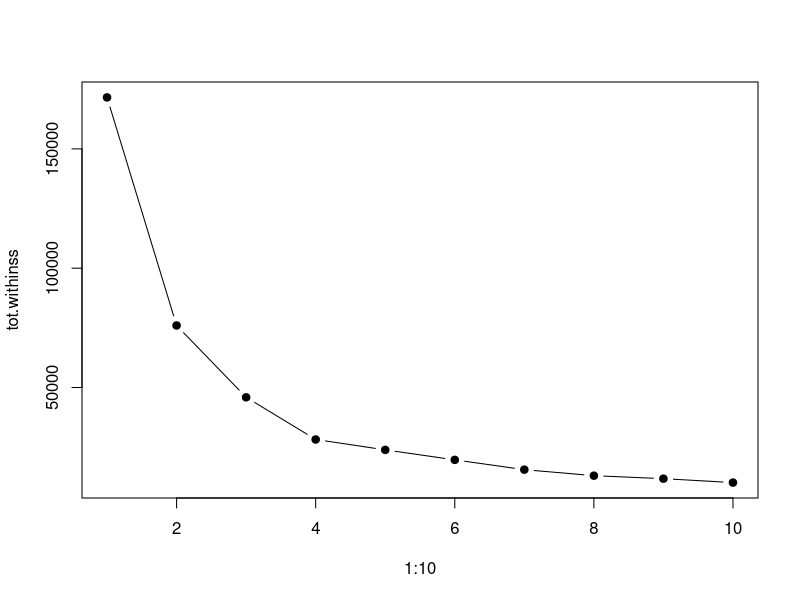
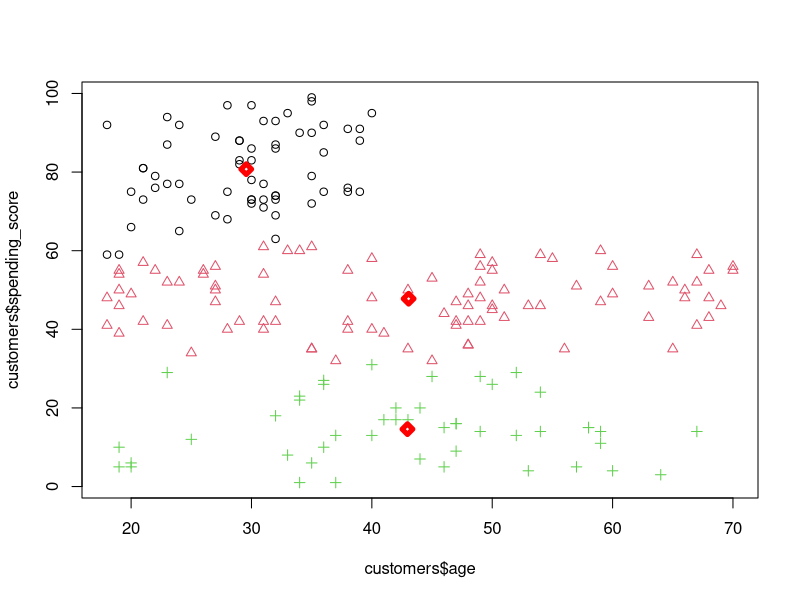
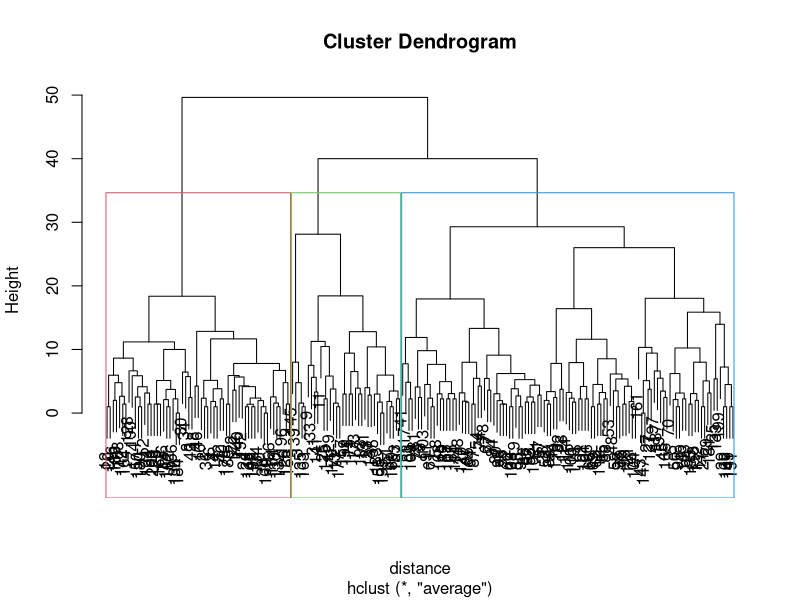
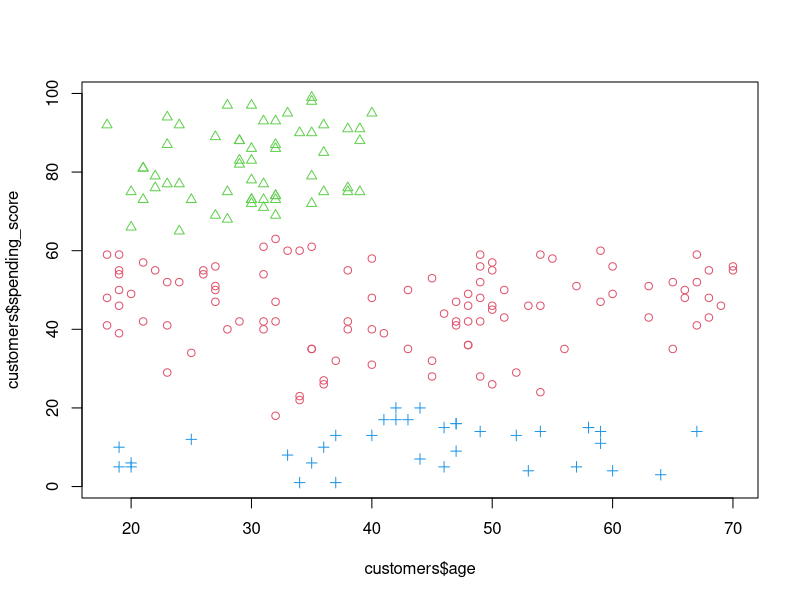

Source code (R) for these figures, in order:
## ---- chunk 1
# install.packages('dplyr')
library(dplyr)
## ---- chunk 2
customers = read.csv('Customers.csv', sep=';')
## ---- chunk 3
head(customers)
customers
## ---- chunk 4
customers = customers %>% select(-customer_id)
customers$gender = as.numeric(as.character(factor(customers$gender, levels=c('Male', 'Female'), labels = c('1', '0'))))

head(customers)
## ---- chunk 5
tot.withinss <- vector(mode="character", length=10)
for (i in 1:10){
 customers_cluster <- kmeans(customers, center=i, nstart=20)
 tot.withinss[i] <- customers_cluster$tot.withinss
}
plot(1:10, tot.withinss, type="b", pch=19)
## ---- chunk 6
N_CLUSTERS = 3
## ---- chunk 7
set.seed(42);
customers_cluster = kmeans(customers, center=N_CLUSTERS)
plot(
  x=customers$age,
  y=customers$spending_score,
  col=customers_cluster$cluster,
  pch=customers_cluster$cluster
)
points(
  x=customers_cluster$centers[,'age'],
  y=customers_cluster$centers[,'spending_score'],
  pch=5,
  lwd=5,
  col='red'
)
## ---- chunk 8
distance = dist(customers)
hclusters <- hclust(distance, method = "average")
## ---- chunk 9
plot(x = hclusters)
rect.hclust(hclusters, k=3, border = 2:4)
## ---- chunk 10
cuts <- cutree(tree = hclusters, k = 3)
plot(
  x=customers$age,
  y=customers$spending_score,
  col=cuts+1,
  pch=cuts 
)

